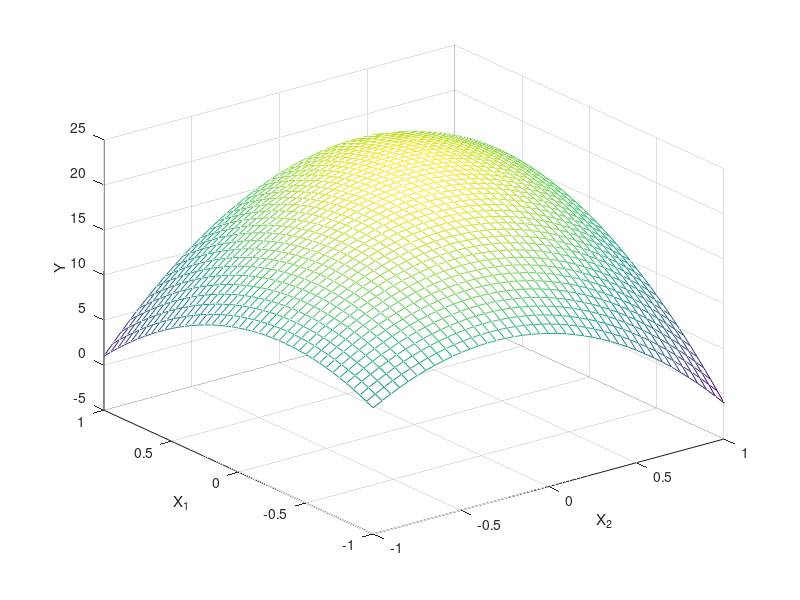
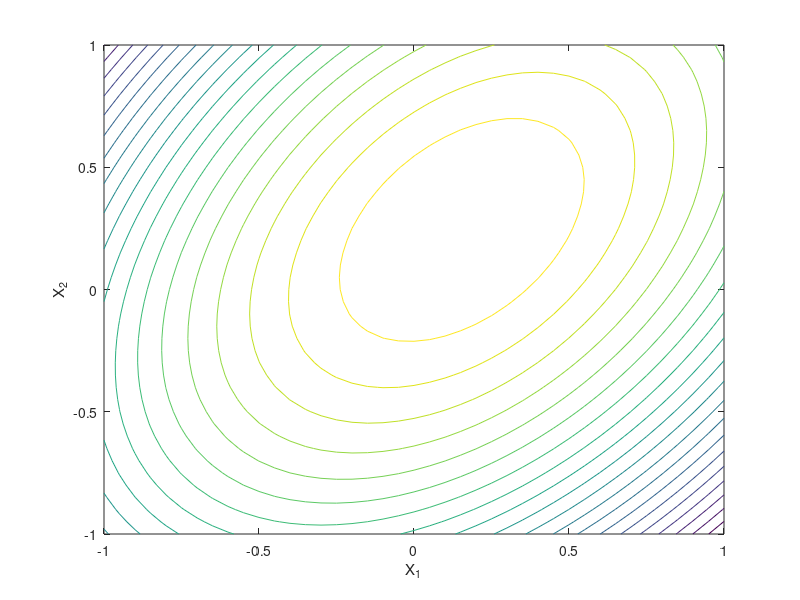
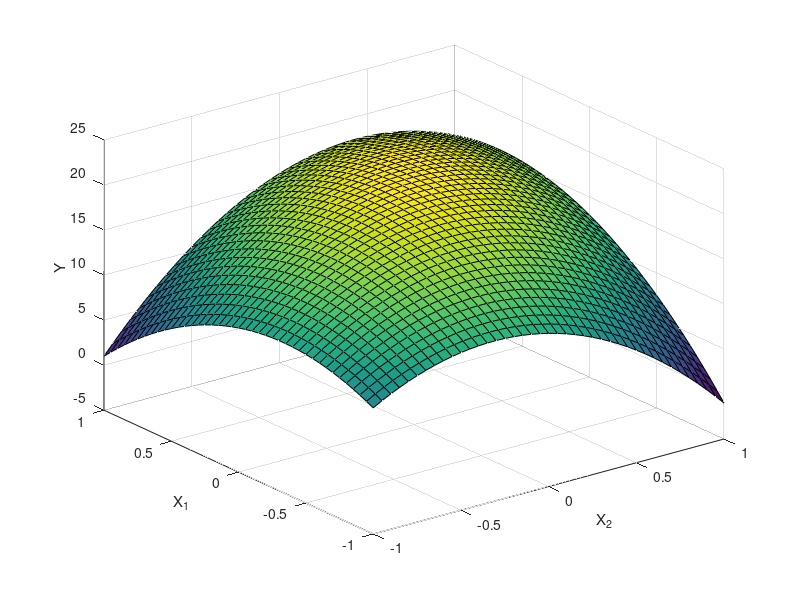

MATLAB code for these plots, in order:
%% clear all variables and console and close windows
clear
clc
close all

%% Define x1 and x2 between [-1:1].
x1      = [-1:0.05:1]'; 
[n1,p1] = size(x1);
x2      = [-1:0.05:1]';
[n2,p2] = size(x2);

b = [20 1 2 -8 -6  6]';     %Set beta
L = [];

%% Compute y
for i=1:n1
    xi   = x1(i);
    temp = [];
    for j=1:n2
        xj   = x2(j);
        Lij  = b(1)+b(2)*xi + b(3)*xj + b(4)*xi^2 + b(5)*xj^2 + b(6)*xi*xj; 
        temp = [temp Lij];
    end
    L = [L;temp];
end

%% Plot mesh grid
figure
mesh(x2,x1,L')
xlabel ('X_2');ylabel('X_1');zlabel('Y')

%% Plot contour lines
figure
contour(x1,x2,L',20)
xlabel ('X_1');ylabel('X_2');zlabel('Y')

%% Plot x1 and x2 as surface
figure
surf(x2,x1,L')
xlabel ('X_2');ylabel('X_1');zlabel('Y')
